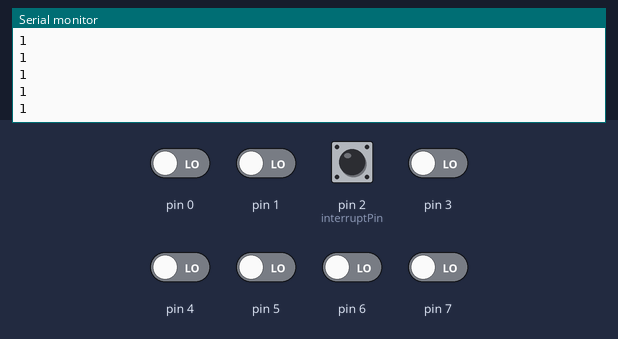
Bench run of a sketch on a simulated Arduino Uno, built with avr-gcc and run on an emulated ATmega328P. On the bench: the last lines printed to the serial monitor. The inputs (shaded band) are chosen by the test bench; at power-on: pin 2 (interruptPin) HIGH, pin 0, pin 1, pin 3–7 LOW.

Above: at 1.2 s.
1.3 s: pin 0 driven HIGH
At 2.4 s:
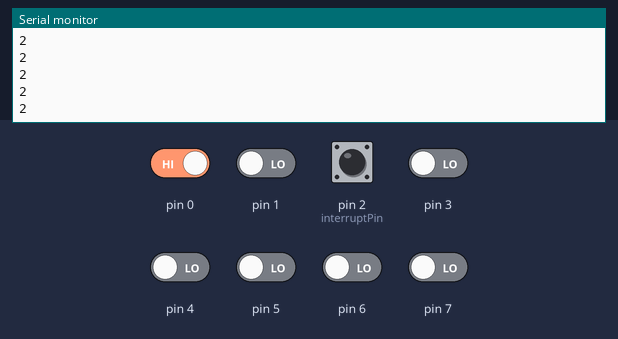
2.8 s: pin 1 driven HIGH
At 3.9 s:
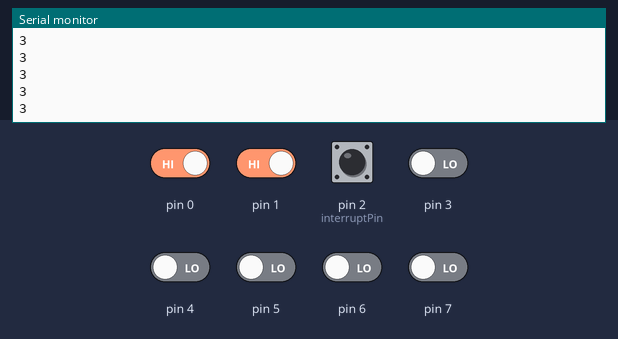
4.3 s: pin 2 (interruptPin) pulled LOW for 0.15 s
At 4.9 s:
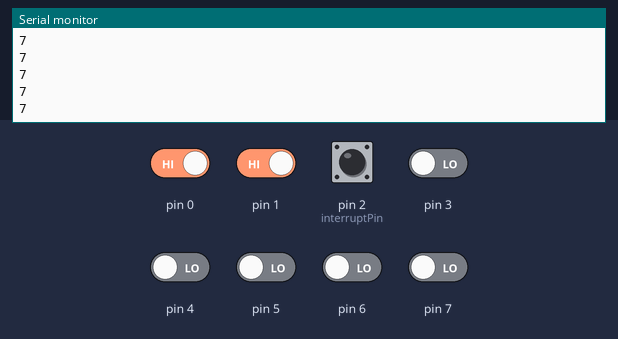
5.9 s: pin 3 driven HIGH
At 7.0 s:
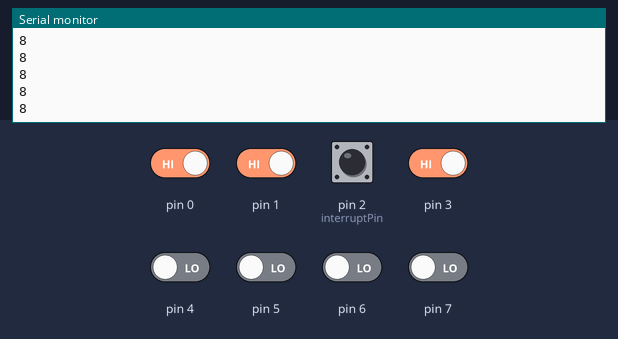
7.4 s: pin 4 driven HIGH
Timing chart, 0 to 7.8 s (numbered marks = the images above; inputs shaded):
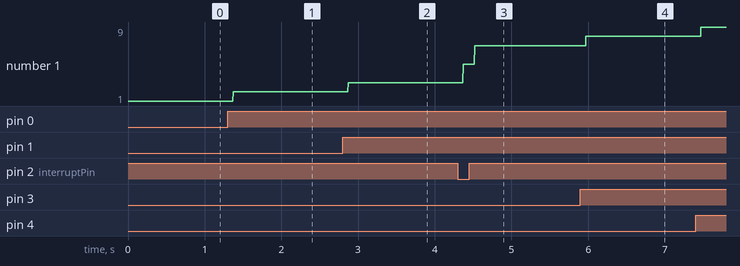

Measured:
- after the input at 1.3 s, the serial monitor: prints a new line after 0.07 s (image 1)
- after the input at 2.8 s, the serial monitor: prints a new line after 0.07 s (image 2)
- after the input at 4.3 s, the serial monitor: prints a new line after 0.07 s (image 3)
- after the input at 5.9 s, the serial monitor: prints a new line after 0.07 s (image 4)
- plotted number 1: 1 → 2 after the input at 1.3 s, 2 → 3 after the input at 2.8 s, 3 → 7 after the input at 4.3 s, 7 → 8 after the input at 5.9 s, 8 → 9 after the input at 7.4 s

The sketch:

IR_Receiver_Test.ino
```cpp
// iSOBOT IR protocol timing
#define TimeStart 2500
#define TimeZero  500
#define TimeOne   1000
#define TimeOff   500

// check if the time was in range +/- 25%
#define IS_X(t,x) ((t > 3*(x)/4) && (t < 5*(x)/4))
#define IS_0(t) IS_X(t,TimeZero)
#define IS_1(t) IS_X(t,TimeOne)
#define IS_S(t) IS_X(t,TimeStart)
#define IS_O(t) IS_X(t,TimeOff)

enum
{
  ISR_IDLE,   // nothing is/was happening (quiet)
  ISR_START,  // start of sequence, was waiting for a header signal
  ISR_BIT_ON, // transsmitting a bit (IR carrier turned on)
  ISR_BIT_OFF // in an OFF bit slot (IR carrier turned off)
}

isrState = ISR_IDLE;
unsigned long isrLastTimeStamp;
unsigned long isrRcvCmd;
unsigned long isrNewCmd;
byte isrBitLen = 22;
byte isrBitCnt;
unsigned long isrCount = 0;
const byte interruptPin = 2;

void setup() {
  //I have connected the IR sensor to pin D2 (#2 in Arduino convention). The pin change interrupts are not enabled by default so I needed to configure it in setup:
  PCICR  |=  4; // enable PCIE2 which services PCINT18
  PCMSK2 |=  255; // enable PCINT18 --> Pin Change Interrupt of PD2
  pinMode(interruptPin, INPUT_PULLUP);
  attachInterrupt(digitalPinToInterrupt(interruptPin), blink, CHANGE);
  Serial.begin(9600);
}

void loop() {
  // put your main code here, to run repeatedly:
  unsigned long rcv = irRecv();
   if(rcv)
   {
     // got a message
     Serial.print("recv ");
     Serial.println(rcv,HEX);
   }
   Serial.println(isrCount);
}

void blink()
{
  isrCount++;
}

long irRecv()
{
  byte oldSREG = SREG;
  cli();
  long cmd = isrRcvCmd;
  isrRcvCmd = 0;
  SREG = oldSREG;
  return cmd;
}

// pin state change interrupt based IR receiver
// observing the IR pin changes, measure time between interrupts
// use state machine to decide what to do

ISR( PCINT2_vect )
{
    isrCount ++;
  // PIN_IR == #2 --> PD2;
  // receiving a modulated IR signal makes the pin go low (active low)
  byte transmitting = (PIND & (1<<2)) == 0;

  // compute elapsed time since last change
  unsigned elapsed;
  {
   unsigned long timeStamp = micros();
   elapsed = elapsedSince(isrLastTimeStamp,timeStamp);
   isrLastTimeStamp = timeStamp;
  }

  switch( isrState )
  {
    case ISR_IDLE :
      if( transmitting ) isrState = ISR_START;
      break;
    case ISR_START:
      isrBitCnt = 0;
      isrNewCmd = 0;
      isrBitLen = 22;
      if( !transmitting && IS_S(elapsed) )
        isrState = ISR_BIT_ON; // bits are now rolling
      else
        isrState = ISR_IDLE;   // wrong timing of start or pin state
      break;
    case ISR_BIT_ON:
      if( transmitting )
      {
        isrState = ISR_BIT_OFF;
        isrNewCmd <<= 1;
        isrBitCnt ++;
        if( IS_1(elapsed) )
        {
          isrNewCmd |= 1;
        }
        else if( IS_0(elapsed) )
        {
          // isrNewCmd |= 0;
        }
        else
          isrState = ISR_START; // bad timing, start over
        if( isrBitCnt == 7 ) // we have received 6 bit header (now expecting 7th bit)
        {
          isrBitLen = (isrNewCmd & (3<<3)) == 0 ? 30 : 22; // 2 vs 3 byte commands
        }
      }
      else isrState = ISR_IDLE; // bad state (should never get here...)
      break;
    case ISR_BIT_OFF:
      if( !transmitting && IS_O(elapsed) )
      {
        if( isrBitCnt == isrBitLen ) // is this the end?
        {
          isrState = ISR_IDLE;
          isrRcvCmd = isrNewCmd;
        }
        else
          isrState = ISR_BIT_ON; // keep bits rolling
      }
      else
        if( IS_S(elapsed) )
          isrState = ISR_START;
        else
          isrState = ISR_IDLE;
      break;
  }
}

unsigned long elapsedSince(unsigned long since, unsigned long now)
{
return since < now ? now-since : 0xFFFFFFFFUL - (now - since);
}

//unsigned long elapsedSince(unsigned long since)
//{
//return elapsedSince( since, micros() );
//}
```
